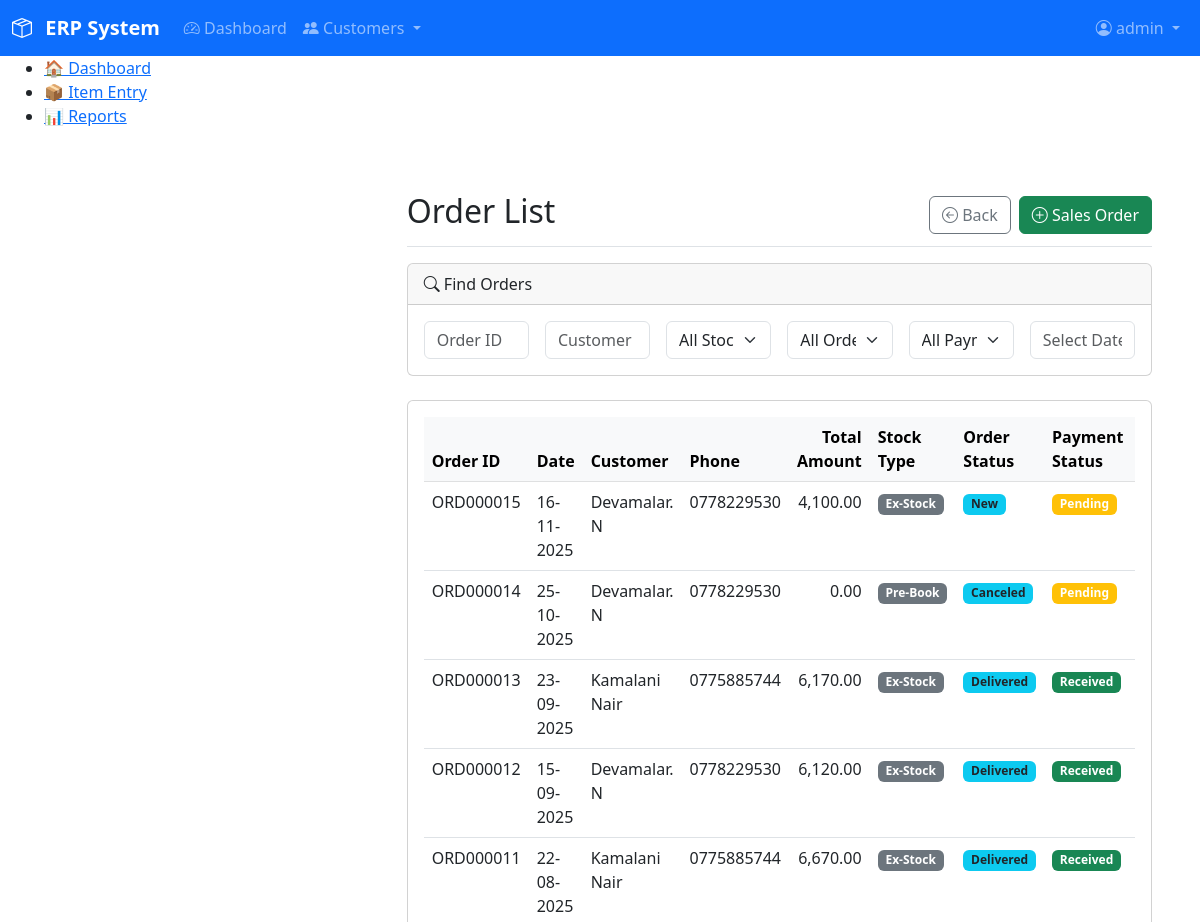
Before: /modules/sales/list_orders.php (signed in, upper part) with the older database file.
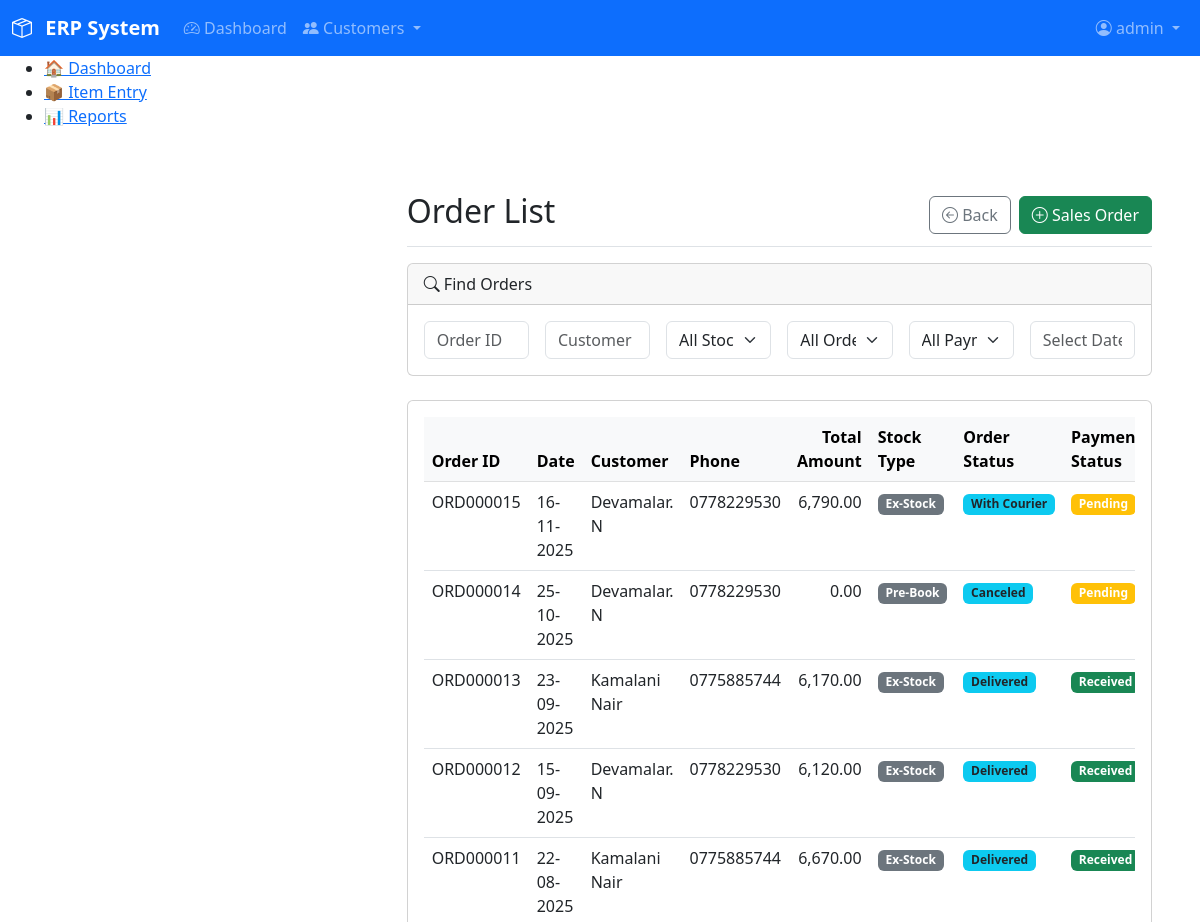
After: the same page with the newer database file.
### tables this page shows
CREATE TABLE `orders` (
  `order_id` varchar(10) NOT NULL,
  `customer_id` varchar(10) NOT NULL,
  `order_date` date NOT NULL,
  `status` enum('New','Processing','Awaiting Stock','With Courier','Delivered','Canceled') NOT NULL DEFAULT 'New',
  `stock_type` enum('Ex-Stock','Pre-Book') NOT NULL DEFAULT 'Ex-Stock',
  `total_amount` decimal(10,2) NOT NULL DEFAULT 0.00,
  `other_expenses` decimal(10,2) NOT NULL DEFAULT 0.00,
  `payment_method` enum('BT','COD') NOT NULL DEFAULT 'COD',
  `payment_status` enum('Pending','Received') NOT NULL DEFAULT 'Pending',
  `remarks` text DEFAULT NULL,
  `created_at` timestamp NOT NULL DEFAULT current_timestamp(),
  `created_by` int(11) DEFAULT NULL,
  `created_by_name` varchar(50) DEFAULT NULL,
  PRIMARY KEY (`order_id`),
  KEY `customer_id` (`customer_id`),
  CONSTRAINT `fk_order_customer` FOREIGN KEY (`customer_id`) REFERENCES `customers` (`customer_id`) ON UPDATE CASCADE
);

CREATE TABLE `customers` (
  `customer_id` varchar(10) NOT NULL,
  `phone` varchar(15) NOT NULL,
  `name` varchar(100) NOT NULL,
  `address` text DEFAULT NULL,
  `city` varchar(50) DEFAULT NULL,
  `district` varchar(50) DEFAULT NULL,
  `postal_code` varchar(20) DEFAULT NULL,
  `known_by` varchar(50) DEFAULT NULL,
  `email` varchar(100) DEFAULT NULL,
  `first_order_date` date DEFAULT NULL,
  `description` text DEFAULT NULL,
  `profile` text DEFAULT NULL,
  `created_at` datetime NOT NULL,
  `created_by` int(11) NOT NULL,
  `created_by_name` varchar(100) NOT NULL,
  `updated_at` timestamp NULL DEFAULT NULL,
  `updated_by` int(11) DEFAULT NULL,
  `updated_by_name` varchar(255) DEFAULT NULL,
  PRIMARY KEY (`customer_id`),
  UNIQUE KEY `phone` (`phone`),
  KEY `created_by` (`created_by`),
  KEY `updated_by` (`updated_by`),
  CONSTRAINT `customers_ibfk_1` FOREIGN KEY (`created_by`) REFERENCES `users` (`id`),
  CONSTRAINT `customers_ibfk_2` FOREIGN KEY (`updated_by`) REFERENCES `users` (`id`)
);

### includes/functions.php (called while the page is built, shortened)
<?php
function search_orders($filters = [])
{
    $db = db();
    $sql = "
        SELECT
            o.order_id,
            o.order_date,
            o.total_amount,
            o.status,
            o.payment_status,
            o.stock_type, -- Added stock_type to the SELECT statement
            c.name AS customer_name,
            c.phone AS customer_phone
        FROM orders o
        JOIN customers c ON o.customer_id = c.customer_id
        WHERE 1=1
    ";
    $params = [];
    $sql .= " ORDER BY o.order_date DESC, o.order_id DESC";
    $stmt = $db->prepare($sql);
    $stmt->execute();
    $result = $stmt->get_result();
    return $result ? $result->fetch_all(MYSQLI_ASSOC) : [];
}

### modules/sales/list_orders.php (the view, shortened to what the changed rows need)
<?php
require_once __DIR__ . '/../../includes/functions.php';
$initial_orders = search_orders();
require_once __DIR__ . '/../../includes/header.php';
?>
<div class="container-fluid">
    <div class="row">
        <main class="col-md-9 ms-sm-auto col-lg-10 px-md-4">
            <div class="d-flex justify-content-between flex-wrap flex-md-nowrap align-items-center pt-3 pb-2 mb-3 border-bottom">
                <h1 class="h2">Order List</h1>
            </div>
            <div class="card">
                <div class="card-body">
                    <div class="table-responsive">
                        <table class="table table-hover">
                            <thead class="table-light">
                                <tr>
                                    <th>Order ID</th>
                                    <th>Date</th>
                                    <th>Customer</th>
                                    <th>Phone</th>
                                    <th class="text-end">Total Amount</th>
                                    <th>Stock Type</th>
                                    <th>Order Status</th>
                                    <th>Payment Status</th>
                                    <th>Actions</th>
                                </tr>
                            </thead>
                            <tbody id="orderListTableBody">
                                <?php if (empty($initial_orders)): ?>
                                    <tr><td colspan="9" class="text-center text-muted">No orders found.</td></tr>
                                <?php else: ?>
                                    <?php foreach ($initial_orders as $order): ?>
                                        <tr>
                                            <td><?= htmlspecialchars($order['order_id']) ?></td>
                                            <td><?= htmlspecialchars(date("d-m-Y", strtotime($order['order_date']))) ?></td>
                                            <td><?= htmlspecialchars($order['customer_name']) ?></td>
                                            <td><?= htmlspecialchars($order['customer_phone']) ?></td>
                                            <td class="text-end"><?= htmlspecialchars(number_format($order['total_amount'], 2)) ?></td>
                                            <td><span class="badge bg-secondary"><?= htmlspecialchars($order['stock_type']) ?></span></td>
                                            <td><span class="badge bg-info text-dark"><?= htmlspecialchars($order['status']) ?></span></td>
                                            <td><span class="badge bg-<?= $order['payment_status'] == 'Received' ? 'success' : 'warning' ?>"><?= htmlspecialchars($order['payment_status']) ?></span></td>
                                            <td><a href="/modules/sales/entry_order.php?order_id=<?= htmlspecialchars($order['order_id']) ?>" class="btn btn-sm btn-outline-primary"><i class="bi bi-pencil"></i> View</a></td>
                                        </tr>
                                    <?php endforeach; ?>
                                <?php endif; ?>
                            </tbody>
                        </table>
                    </div>
                </div>
            </div>
        </main>
    </div>
</div>
<?php require_once __DIR__ . '/../../includes/footer.php'; ?>

Changed rows visible on the page:
changed orders "ORD000015": total_amount "4,100.00" → "6,790.00"; status "New" → "With Courier"
